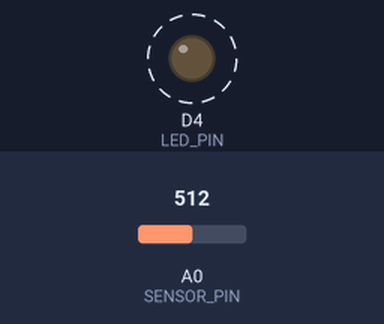
A sketch run on a simulated ESP8266 (NodeMCU). On the bench: output pins drawn as LEDs (lit = HIGH). Dashed ring = blinking. The test bench sets the inputs (shaded band); at power-on: A0 (SENSOR_PIN) = 512. WiFi joins after 1.5 s; servers stay silent unless stated; uploads are accepted with an empty reply; what the sketch prints to the serial monitor is not drawn.

Above: at 21.78 s.
Timing chart, 0 to 26.2 s (numbered marks = the images above):
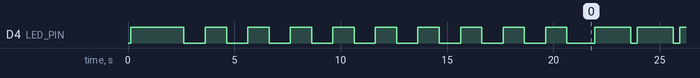

The sketch:

nodemcu_gas_sensor.ino
```cpp
/*
 * =====================================================
 * GasGuard — NodeMCU (ESP8266) Gas Sensor Sketch
 * =====================================================
 *
 * Hardware:
 *   - NodeMCU ESP8266
 *   - MQ-2 / MQ-7 / MQ-135 gas sensor connected to A0
 *   - Onboard LED (D4 / GPIO2) for danger indication
 *
 * Function:
 *   - Reads analog gas sensor value every 2 seconds
 *   - Converts raw ADC to estimated PPM
 *   - Sends HTTP POST to backend API
 *   - Blinks LED when danger threshold exceeded
 *   - Auto-reconnects WiFi on disconnect
 *
 * JSON Payload sent to server:
 *   {
 *     "sensorId": "MCU-01",
 *     "ppm": 450,
 *     "gasType": "LPG",
 *     "timestamp": "2025-06-01T12:30:00Z"
 *   }
 *
 * =====================================================
 */

#include <ESP8266WiFi.h>
#include <ESP8266HTTPClient.h>
#include <WiFiClient.h>
#include <ArduinoJson.h>

// ==================== CONFIGURATION ====================

// WiFi credentials
const char* WIFI_SSID     = "YOUR_WIFI_SSID";
const char* WIFI_PASSWORD = "YOUR_WIFI_PASSWORD";

// Backend server URL
const char* SERVER_URL = "http://YOUR_SERVER_IP:5000/api/sensor/data";

// Sensor configuration
const char* SENSOR_ID   = "MCU-01";
const char* GAS_TYPE    = "LPG";       // LPG, CO, CO2, Methane, etc.
const int   SENSOR_PIN  = A0;          // Analog pin for gas sensor
const int   LED_PIN     = D4;          // Onboard LED (active LOW on NodeMCU)

// Thresholds
const int WARNING_PPM = 400;
const int DANGER_PPM  = 800;

// Timing
const unsigned long SEND_INTERVAL = 2000;  // Send data every 2 seconds (ms)
const unsigned long WIFI_RETRY_INTERVAL = 5000;  // WiFi retry every 5 seconds

// Calibration constants for MQ-2 sensor
// These values should be calibrated for your specific sensor
const float RL_VALUE       = 10.0;     // Load resistance in kilo-ohms
const float RO_CLEAN_AIR   = 9.83;    // Sensor resistance in clean air / RO
const float VOLTAGE_REF    = 3.3;      // ESP8266 ADC reference voltage
const int   ADC_MAX        = 1024;     // 10-bit ADC

// ==================== GLOBAL VARIABLES ====================

unsigned long lastSendTime = 0;
unsigned long lastWifiRetry = 0;
bool ledState = false;

// ==================== SETUP ====================

void setup() {
  Serial.begin(115200);
  delay(100);

  Serial.println();
  Serial.println("╔══════════════════════════════════╗");
  Serial.println("║   🔥 GasGuard Sensor Node       ║");
  Serial.println("║   NodeMCU ESP8266                ║");
  Serial.println("╚══════════════════════════════════╝");
  Serial.println();

  // Initialize LED
  pinMode(LED_PIN, OUTPUT);
  digitalWrite(LED_PIN, HIGH);  // LED off (active LOW)

  // Connect to WiFi
  connectWiFi();

  // Warm-up time for gas sensor
  Serial.println("⏳ Warming up gas sensor (20 seconds)...");
  for (int i = 20; i > 0; i--) {
    Serial.printf("   %d seconds remaining...\n", i);
    delay(1000);
    // Blink LED during warmup
    digitalWrite(LED_PIN, i % 2 == 0 ? LOW : HIGH);
  }
  digitalWrite(LED_PIN, HIGH);  // LED off
  Serial.println("✅ Sensor ready!");
  Serial.println();
}

// ==================== MAIN LOOP ====================

void loop() {
  // Check WiFi connection
  if (WiFi.status() != WL_CONNECTED) {
    unsigned long now = millis();
    if (now - lastWifiRetry >= WIFI_RETRY_INTERVAL) {
      lastWifiRetry = now;
      Serial.println("⚠️ WiFi disconnected. Reconnecting...");
      connectWiFi();
    }
    return;
  }

  // Send data at interval
  unsigned long currentTime = millis();
  if (currentTime - lastSendTime >= SEND_INTERVAL) {
    lastSendTime = currentTime;

    // Read sensor
    int rawValue = analogRead(SENSOR_PIN);
    float ppm = convertToPPM(rawValue);

    Serial.printf("📡 Sensor: raw=%d, PPM=%.1f", rawValue, ppm);

    // Check danger level
    if (ppm >= DANGER_PPM) {
      Serial.print(" [🚨 DANGER]");
      blinkLED(3, 100);  // Fast blink 3 times
    } else if (ppm >= WARNING_PPM) {
      Serial.print(" [⚠️ WARNING]");
      blinkLED(1, 300);  // Single blink
    } else {
      Serial.print(" [✅ SAFE]");
      digitalWrite(LED_PIN, HIGH);  // LED off
    }
    Serial.println();

    // Send to server
    sendData(ppm);
  }
}

// ==================== WiFi CONNECTION ====================

void connectWiFi() {
  Serial.printf("🔌 Connecting to WiFi: %s", WIFI_SSID);

  WiFi.mode(WIFI_STA);
  WiFi.begin(WIFI_SSID, WIFI_PASSWORD);

  int attempts = 0;
  while (WiFi.status() != WL_CONNECTED && attempts < 30) {
    delay(500);
    Serial.print(".");
    attempts++;
  }

  if (WiFi.status() == WL_CONNECTED) {
    Serial.printf("\n✅ WiFi Connected! IP: %s\n", WiFi.localIP().toString().c_str());
  } else {
    Serial.println("\n❌ WiFi connection failed. Will retry...");
  }
}

// ==================== PPM CONVERSION ====================

/**
 * Convert raw ADC reading to estimated PPM
 *
 * This uses a simplified conversion formula for MQ-series sensors.
 * For accurate results, calibrate with known gas concentrations.
 *
 * Formula:
 *   1. Convert ADC to voltage
 *   2. Calculate sensor resistance (Rs)
 *   3. Calculate Rs/Ro ratio
 *   4. Use log-linear approximation to get PPM
 */
float convertToPPM(int rawADC) {
  if (rawADC == 0) return 0;

  // Convert to voltage
  float voltage = (float)rawADC / ADC_MAX * VOLTAGE_REF;

  // Calculate sensor resistance
  float rs = ((VOLTAGE_REF * RL_VALUE) / voltage) - RL_VALUE;

  // Rs/Ro ratio
  float ratio = rs / RO_CLEAN_AIR;

  // Log-linear approximation for LPG on MQ-2
  // PPM = 10 ^ ((log10(ratio) - b) / m)
  // Typical values for MQ-2 LPG curve: m = -0.47, b = 1.30
  float m = -0.47;
  float b = 1.30;

  float ppm = pow(10, ((log10(ratio) - b) / m));

  // Clamp to reasonable range
  if (ppm < 0) ppm = 0;
  if (ppm > 10000) ppm = 10000;

  return ppm;
}

// ==================== SEND DATA TO SERVER ====================

void sendData(float ppm) {
  WiFiClient client;
  HTTPClient http;

  http.begin(client, SERVER_URL);
  http.addHeader("Content-Type", "application/json");
  http.setTimeout(5000);  // 5 second timeout

  // Build JSON payload
  StaticJsonDocument<256> doc;
  doc["sensorId"] = SENSOR_ID;
  doc["ppm"] = round(ppm * 10) / 10.0;  // 1 decimal place
  doc["gasType"] = GAS_TYPE;

  // ISO 8601 timestamp (approximate, no RTC)
  // For accurate timestamps, add an NTP client or use server-side timestamps
  unsigned long uptimeMs = millis();
  char timestamp[32];
  snprintf(timestamp, sizeof(timestamp), "2025-01-01T00:00:%02lu.000Z",
           (uptimeMs / 1000) % 60);
  doc["timestamp"] = timestamp;

  String payload;
  serializeJson(doc, payload);

  Serial.printf("   📤 Sending: %s\n", payload.c_str());

  int httpCode = http.POST(payload);

  if (httpCode > 0) {
    String response = http.getString();
    Serial.printf("   ✅ Response [%d]: %s\n", httpCode, response.c_str());
  } else {
    Serial.printf("   ❌ HTTP Error: %s\n", http.errorToString(httpCode).c_str());
  }

  http.end();
}

// ==================== LED CONTROL ====================

void blinkLED(int times, int delayMs) {
  for (int i = 0; i < times; i++) {
    digitalWrite(LED_PIN, LOW);   // LED on (active LOW)
    delay(delayMs);
    digitalWrite(LED_PIN, HIGH);  // LED off
    if (i < times - 1) delay(delayMs);
  }
}
```

Measured:
- by itself, D4 (LED_PIN): goes 9 × (LOW 1.0 s, HIGH 1.0 s), LOW 1.3 s, 54 × (HIGH 1.7 s, LOW 0.30 s), then HIGH
